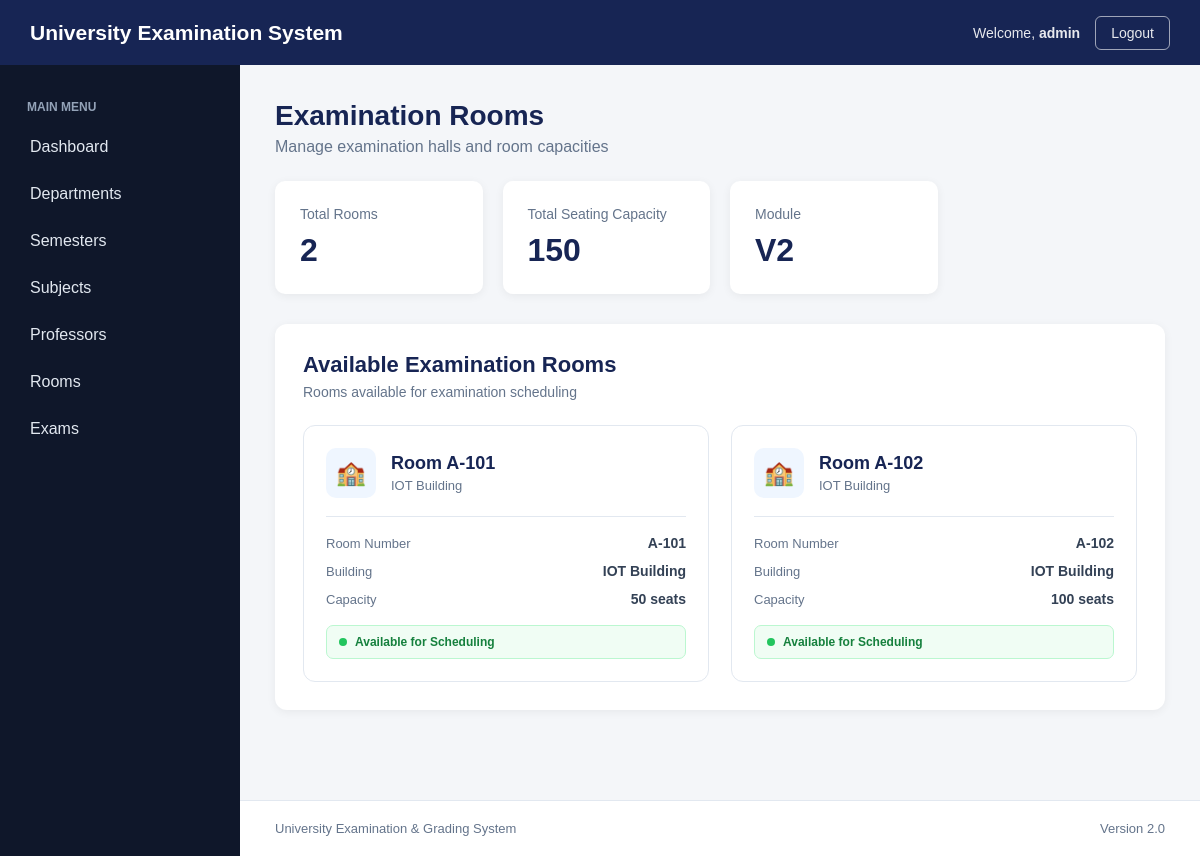
The app's page /rooms/ (signed in) with its own data.
### academics/models.py (models this page shows, shortened)
class Room(models.Model):
    room_number = models.CharField(
        max_length=20,
        unique=True
    )
    building = models.CharField(
        max_length=100
    )
    capacity = models.PositiveIntegerField()

### academics/views.py (the view)
@login_required
def rooms(request):
    rooms = Room.objects.all().order_by(
        "building",
        "room_number"
    )
    total_capacity = sum(
        room.capacity
        for room in rooms
    )
    return render(
        request,
        "academics/rooms.html",
        {
            "rooms": rooms,
            "total_capacity": total_capacity
        }
    )

### academics/templates/academics/rooms.html (shortened to what this page needs)
{% extends "academics/base.html" %}
{% block content %}
<div class="page-header">
    <div>
        <h1 class="page-title">
            Examination Rooms
        </h1>
        <p class="page-description">
            Manage examination halls and room capacities
        </p>
    </div>
</div>
<div class="dashboard-grid">
    <div class="dashboard-card">
        <div class="card-title">
            Total Rooms
        </div>
        <div class="card-number">
            {{ rooms|length }}
        </div>
    </div>
    <div class="dashboard-card">
        <div class="card-title">
            Total Seating Capacity
        </div>
        <div class="card-number">
            {{ total_capacity }}
        </div>
    </div>
    <div class="dashboard-card">
        <div class="card-title">
            Module
        </div>
        <div class="card-number">
            V2
        </div>
    </div>
</div>
<div class="content-card">
    <div class="section-header">
        <div>
            <h2>
                Available Examination Rooms
            </h2>
            <p>
                Rooms available for examination scheduling
            </p>
        </div>
    </div>
    {% if rooms %}
        <div class="room-grid">
            {% for room in rooms %}
                <div class="room-card">
                    <div class="room-card-header">
                        <div class="room-icon">
                            🏫
                        </div>
                        <div>
                            <h3>
                                Room {{ room.room_number }}
                            </h3>
                            <p>
                                {{ room.building }}
                            </p>
                        </div>
                    </div>
                    <div class="room-details">
                        <div class="room-detail">
                            <span class="detail-label">
                                Room Number
                            </span>
                            <span class="detail-value">
                                {{ room.room_number }}
                            </span>
                        </div>
                        <div class="room-detail">
                            <span class="detail-label">
                                Building
                            </span>
                            <span class="detail-value">
                                {{ room.building }}
                            </span>
                        </div>
                        <div class="room-detail">
                            <span class="detail-label">
                                Capacity
                            </span>
                            <span class="detail-value">
                                {{ room.capacity }} seats
                            </span>
                        </div>
                    </div>
                    <div class="capacity-status">
                        <span class="status-dot"></span>
                        Available for Scheduling
                    </div>
                </div>
            {% endfor %}
        </div>
    {% endif %}
</div>
{% endblock %}

### academics/templates/academics/base.html (shortened to what this page needs)
{% load static %}
<!DOCTYPE html>
<html lang="en">
<head>
    <link
        rel="stylesheet"
        href="{% static 'academics/css/style.css' %}"
    >
</head>
<body>
<header class="topbar">
    <div class="logo">
        University Examination System
    </div>
    <div class="topbar-right">
        {% if user.is_authenticated %}
            <span class="welcome-text">
                Welcome,
                <strong>
                    {{ user.username }}
                </strong>
            </span>
            <form
                method="POST"
                action="{% url 'logout' %}"
                class="logout-form"
            >
                <button
                    type="submit"
                    class="logout-button"
                >
                    Logout
                </button>
            </form>
        {% endif %}
    </div>
</header>
<div class="layout">
    <aside class="sidebar">
        <div class="sidebar-title">
            MAIN MENU
        </div>
        <a
            href="{% url 'home' %}"
            class="nav-link"
        >
            Dashboard
        </a>
        <a
            href="{% url 'departments' %}"
            class="nav-link"
        >
            Departments
        </a>
        <a
            href="{% url 'semesters' %}"
            class="nav-link"
        >
            Semesters
        </a>
        <a
            href="{% url 'subjects' %}"
            class="nav-link"
        >
            Subjects
        </a>
        <a
            href="{% url 'professors' %}"
            class="nav-link"
        >
            Professors
        </a>
        <a
            href="{% url 'rooms' %}"
            class="nav-link"
        >
            Rooms
        </a>
        <a
            href="{% url 'exams' %}"
            class="nav-link"
        >
            Exams
        </a>
    </aside>
    <main class="main-content">
        {% block content %}
        {% endblock %}
    </main>
</div>
<footer class="footer">
    <p>
        University Examination & Grading System
    </p>
    <p>
        Version 2.0
    </p>
</footer>
</body>
</html>

### academics/static/academics/css/style.css (style rules this page uses)
* { margin: 0; padding: 0; box-sizing: border-box; }
body { font-family: Arial, Helvetica, sans-serif; background-color: #f4f6f9; color: #222; }
.topbar { height: 65px; background-color: #172554; color: white; display: flex; align-items: center; justify-content: space-between; padding: 0 30px; position: fixed; top: 0; left: 0; right: 0; z-index: 1000; }
.logo { font-size: 21px; font-weight: bold; }
.topbar-right { font-size: 14px; opacity: 0.9; }
.layout { display: flex; min-height: calc(100vh - 65px); margin-top: 65px; }
.sidebar { width: 240px; background-color: #0f172a; padding: 25px 15px; position: fixed; top: 65px; bottom: 0; left: 0; }
.sidebar-title { color: #94a3b8; font-size: 12px; font-weight: bold; margin: 10px 12px 12px; }
.nav-link { display: block; color: #e2e8f0; text-decoration: none; padding: 12px 15px; margin-bottom: 5px; border-radius: 7px; transition: 0.2s; }
.main-content { margin-left: 240px; width: calc(100% - 240px); padding: 35px; }
.page-header { display: flex; justify-content: space-between; align-items: center; margin-bottom: 25px; }
.page-title { font-size: 28px; color: #172554; }
.page-description { margin-top: 6px; color: #64748b; }
.dashboard-grid { display: grid; grid-template-columns: repeat(4, 1fr); gap: 20px; margin-bottom: 30px; }
.dashboard-card { background-color: white; padding: 25px; border-radius: 10px; box-shadow: 0 2px 10px rgba(0, 0, 0, 0.06); transition: 0.2s ease; }
.card-title { color: #64748b; font-size: 14px; margin-bottom: 10px; }
.card-number { font-size: 32px; font-weight: bold; color: #172554; }
.footer { margin-left: 240px; padding: 20px 35px; background-color: white; border-top: 1px solid #e2e8f0; color: #64748b; display: flex; justify-content: space-between; font-size: 13px; }
.topbar-right { display: flex; align-items: center; gap: 15px; }
.welcome-text { color: white; font-size: 14px; }
.welcome-text strong { font-weight: 600; }
.logout-form { display: inline; margin: 0; }
.logout-button { background: transparent; border: 1px solid rgba(255, 255, 255, 0.65); color: white; padding: 8px 15px; border-radius: 6px; cursor: pointer; font-size: 14px; transition: 0.2s ease; }
.content-card { background-color: white; border-radius: 12px; padding: 28px; box-shadow: 0 2px 10px rgba(0, 0, 0, 0.06); margin-top: 10px; }
.section-header { display: flex; justify-content: space-between; align-items: center; margin-bottom: 25px; }
.section-header h2 { color: #172554; font-size: 22px; margin-bottom: 6px; }
.section-header p { color: #64748b; font-size: 14px; }
.room-grid { display: grid; grid-template-columns: repeat( auto-fit, minmax(280px, 1fr) ); gap: 22px; }
.room-card { background-color: white; border: 1px solid #e2e8f0; border-radius: 12px; padding: 22px; transition: transform 0.2s ease, box-shadow 0.2s ease, border-color 0.2s ease; }
.room-card-header { display: flex; align-items: center; gap: 15px; padding-bottom: 18px; border-bottom: 1px solid #e2e8f0; margin-bottom: 18px; }
.room-icon { width: 50px; height: 50px; display: flex; align-items: center; justify-content: center; background-color: #eff6ff; border-radius: 10px; font-size: 24px; }
.room-card-header h3 { color: #172554; font-size: 18px; margin-bottom: 4px; }
.room-card-header p { color: #64748b; font-size: 13px; }
.room-details { display: flex; flex-direction: column; gap: 12px; margin-bottom: 18px; }
.room-detail { display: flex; justify-content: space-between; align-items: center; gap: 15px; }
.detail-label { color: #64748b; font-size: 13px; }
.detail-value { color: #334155; font-size: 14px; font-weight: 600; text-align: right; }
.capacity-status { display: flex; align-items: center; gap: 8px; background-color: #f0fdf4; color: #15803d; border: 1px solid #bbf7d0; padding: 9px 12px; border-radius: 7px; font-size: 12px; font-weight: 600; }
.status-dot { width: 8px; height: 8px; background-color: #22c55e; border-radius: 50%; display: inline-block; }

### records on screen
Room: room_number "A-101", building "IOT Building", capacity "50"
Room: room_number "A-102", building "IOT Building", capacity "100"

### other values on screen
{{ user.username }} "admin"
{{ rooms|length }} "2"
{{ total_capacity }} "150"
